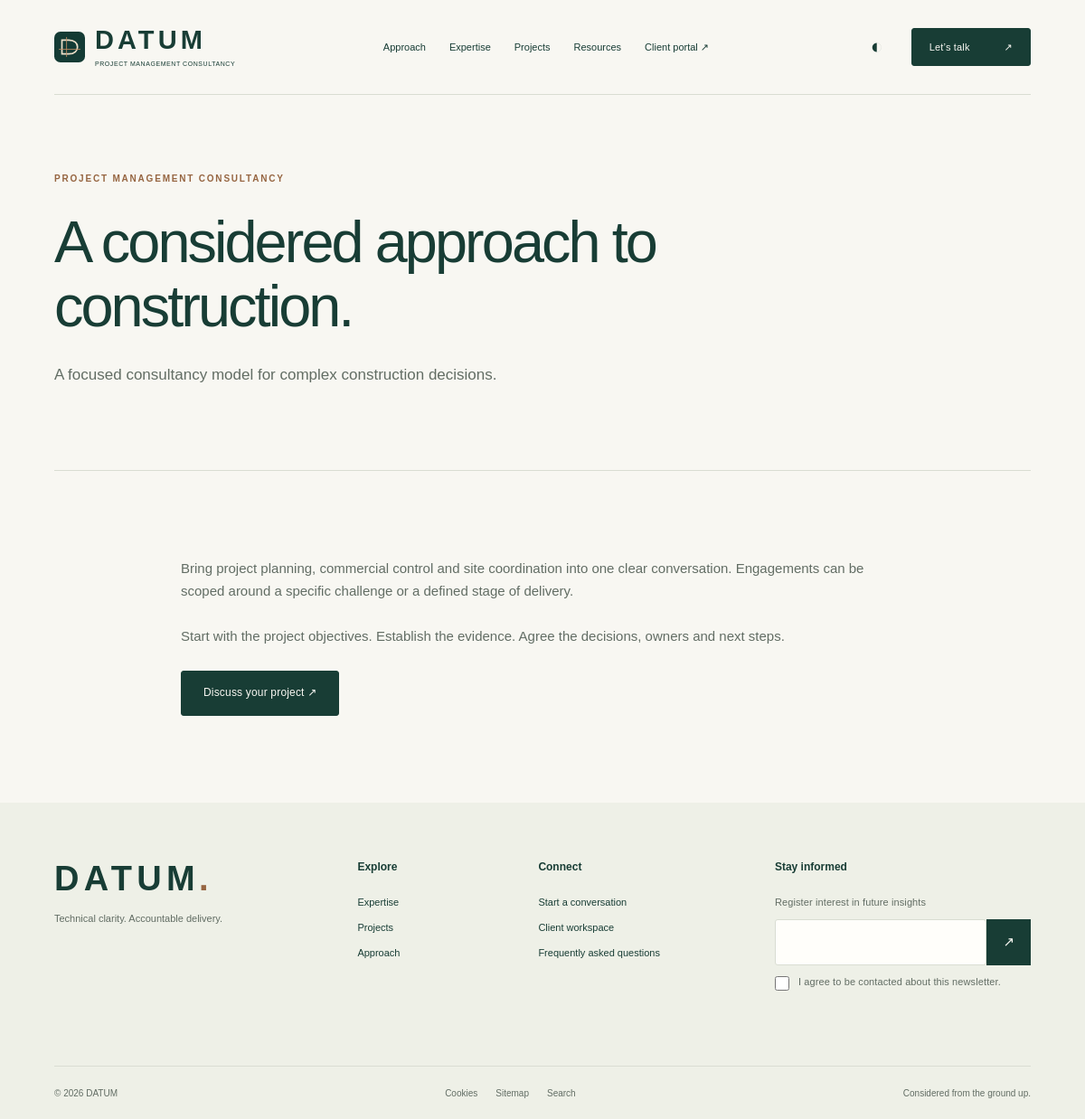
/about, run on the app's committed database.
### tables this page shows
CREATE TABLE pages (id BIGINT UNSIGNED AUTO_INCREMENT PRIMARY KEY, slug VARCHAR(100) NOT NULL UNIQUE, title VARCHAR(160) NOT NULL, summary TEXT NOT NULL, body MEDIUMTEXT NOT NULL, status ENUM('draft','published') NOT NULL DEFAULT 'draft', seo_title VARCHAR(160) NOT NULL DEFAULT '', seo_description VARCHAR(300) NOT NULL DEFAULT '', version INT NOT NULL DEFAULT 1, created_at TIMESTAMP DEFAULT CURRENT_TIMESTAMP, updated_at TIMESTAMP DEFAULT CURRENT_TIMESTAMP ON UPDATE CURRENT_TIMESTAMP);

### app/Controllers/SiteController.php (called while the page is built, shortened)
<?php
final class SiteController
{
    public static function render(string $path): void
    {
        $settings=array_column(Db::all('SELECT * FROM settings'),'value','key');
        $services=Db::all("SELECT * FROM services WHERE status='published' ORDER BY id");
        $brand=$settings['brand_name']; $page=null; $rows=[]; $template='page'; $title=$brand; $description=$settings['hero_description'];
        if ($path==='/') { $template='home'; }
        elseif ($path==='/contact') { $template='contact'; $title='Discuss your project'; }
        elseif ($path==='/admin' || $path==='/portal') { $template='workspace'; $title=$path==='/admin'?'Administration':'Client workspace'; }
        elseif ($path==='/resources') { $template='resources'; $title='Tools for clearer decisions'; }
        elseif ($path==='/services') { $template='listing'; $title='Expertise, connected.'; $description='From the first feasibility question to the final account.'; $rows=array_map(static fn($r)=>[...$r,'link'=>'/services/'.$r['slug']],$services); }
        elseif (preg_match('#^/(services|blog)/([a-z0-9-]+)$#D',$path,$m)) { $page=Db::one("SELECT * FROM {$m[1]} WHERE slug=? AND status='published'",[$m[2]]); }
        elseif (preg_match('#^/projects/([a-z0-9-]+)$#D',$path,$m)) { $page=Db::one('SELECT title,summary,body FROM projects WHERE slug=? AND public=1',[$m[1]]); }
        elseif ($path==='/blog' || $path==='/news') { $template='listing'; $title='Notes from the field.'; $description='Published insights and updates.'; $rows=array_map(static fn($r)=>[...$r,'link'=>'/blog/'.$r['slug']],Db::all("SELECT title,summary,slug FROM blog WHERE status='published' ORDER BY id DESC LIMIT 60")); }
        elseif ($path==='/testimonials') { $template='listing'; $title='Client perspectives'; $rows=Db::all("SELECT name title,quote summary FROM testimonials WHERE status='published' ORDER BY id DESC"); }
        elseif ($path==='/sitemap') { $template='listing'; $title='Explore DATUM'; foreach(Db::all("SELECT title,summary,slug FROM pages WHERE status='published'") as $r) { $rows[]=[...$r,'link'=>'/'.$r['slug']]; } }
        else { $slug=trim($path,'/'); $page=Db::one("SELECT * FROM pages WHERE slug=? AND status='published'",[$slug]); }
        require dirname(__DIR__).'/Views/layout.php';
    }
}

### public/index.php (called while the page is built, shortened)
<?php
require dirname(__DIR__).'/app/bootstrap.php';
$path=parse_url($_SERVER['REQUEST_URI'],PHP_URL_PATH) ?: '/';
try {
    SiteController::render($path);
} catch (Throwable $error) {
    $requestId=bin2hex(random_bytes(8));
    error_log('DATUM '.$requestId.' '.get_class($error).' '.$error->getCode());
    if (str_starts_with($path,'/api/')) { Http::json(['error'=>'The request could not be completed.','reference'=>$requestId],500); }
    http_response_code(503); header('Retry-After: 120');
    echo '<!doctype html><html lang="en"><meta charset="utf-8"><title>Service temporarily unavailable</title><h1>We’ll be back shortly.</h1><p>Please try again later.</p></html>';
}

### app/bootstrap.php (called while the page is built, shortened)
<?php
spl_autoload_register(static function (string $class): void {
    $prefix = 'Datum\\';
    if (str_starts_with($class, $prefix)) {
        $file = __DIR__ . '/' . str_replace('\\', '/', substr($class, strlen($prefix))) . '.php';
    }
});
function e(mixed $value): string { return htmlspecialchars((string) $value, ENT_QUOTES | ENT_SUBSTITUTE, 'UTF-8'); }
function paragraphs(string $value): string {
    return implode('', array_map(static fn($p) => '<p>' . nl2br(e($p)) . '</p>', preg_split('/\n\s*\n/', $value)));
}

### app/Core/Db.php (called while the page is built, shortened)
<?php
final class Db
{
    private static ?PDO $connection = null;
    public static function connection(): PDO
    {
        return self::$connection ??= new PDO('mysql:host=' . getenv('DB_HOST') . ';port=' . (getenv('DB_PORT') ?: '3306') . ';dbname=' . getenv('DB_DATABASE') . ';charset=utf8mb4', getenv('DB_USERNAME'), getenv('DB_PASSWORD'), [PDO::ATTR_ERRMODE => PDO::ERRMODE_EXCEPTION, PDO::ATTR_DEFAULT_FETCH_MODE => PDO::FETCH_ASSOC, PDO::ATTR_EMULATE_PREPARES => false]);
    }
    public static function run(string $sql, array $params = []): \PDOStatement
    {
        $statement = self::connection()->prepare($sql);
        $statement->execute($params);
        return $statement;
    }
    public static function all(string $sql, array $params = []): array { return self::run($sql, $params)->fetchAll(); }
    public static function one(string $sql, array $params = []): ?array { return self::run($sql, $params)->fetch() ?: null; }
}

### app/Views/layout.php (the view, shortened to what this page needs)
<!doctype html>
<html lang="en">
<head>
<link rel="icon" type="image/svg+xml" href="/assets/mark.svg"><link rel="stylesheet" href="/assets/site.css"><script src="/assets/site.js" defer></script>
</head>
<body>
<header class="header wrap"><a class="brand" href="/" aria-label="<?= e($brand) ?> home"><img src="/assets/mark.svg" width="34" height="34" alt=""><span><?= e($brand) ?><small><?= e($settings['brand_descriptor']) ?></small></span></a>
<nav id="navigation" aria-label="Main navigation"><a href="/about">Approach</a><a href="/services">Expertise</a><a href="/projects">Projects</a><a href="/resources">Resources</a><a href="/portal">Client portal ↗</a></nav>
<div class="header-actions"><button id="theme-toggle" class="icon-button" aria-label="Change colour theme">◐</button><a class="button small" href="/contact">Let’s talk <span>↗</span></a></div></header>
<main id="main"><?php require __DIR__.'/'.$template.'.php'; ?></main>
<footer class="footer"><div class="wrap"><div class="footer-top"><div><a class="brand" href="/"><?= e($brand) ?><span class="dot">.</span></a><p><?= e($settings['footer_line']) ?></p></div><div><h2>Explore</h2><a href="/services">Expertise</a><a href="/projects">Projects</a><a href="/about">Approach</a></div><div><h2>Connect</h2><a href="/contact">Start a conversation</a><a href="/portal">Client workspace</a><a href="/faq">Frequently asked questions</a></div><div><h2>Stay informed</h2><form id="newsletter"><label for="newsletter-email">Register interest in future insights</label><div class="inline"><input id="newsletter-email" name="email" type="email" required autocomplete="email"><button type="submit" aria-label="Register interest">↗</button></div><label class="check"><input name="consent" type="checkbox" required> I agree to be contacted about this newsletter.</label><p class="form-message" role="status"></p></form></div></div><div class="footer-bottom"><span>© <?= date('Y') ?> <?= e($brand) ?></span><div><a href="/cookies">Cookies</a><a href="/sitemap">Sitemap</a><a href="/search">Search</a></div><span>Considered from the ground up.</span></div></div></footer>
</body></html>

### app/Views/page.php
<section class="page-heading wrap"><p class="eyebrow"><?= e($settings['brand_descriptor']) ?></p><h1><?= e($page['title']) ?></h1><p class="lede"><?= e($page['summary']) ?></p></section><section class="wrap prose section"><?= paragraphs($page['body']) ?><a class="button" href="/contact">Discuss your project ↗</a></section>

### data on the page
pages: title "A considered approach to construction.", summary "A focused consultancy model for complex construction decisions.", body "Bring project planning, commercial control and site coordination into one clear conversation. Engagements can be scoped around a specific challenge or a defined stage of delivery. Start with the project objectives. Establish the evidence. Agree the decisions, owners and next steps."

### other printed values
$brand "DATUM"
$settings['brand_descriptor'] "PROJECT MANAGEMENT CONSULTANCY"
$settings['footer_line'] "Technical clarity. Accountable delivery."
